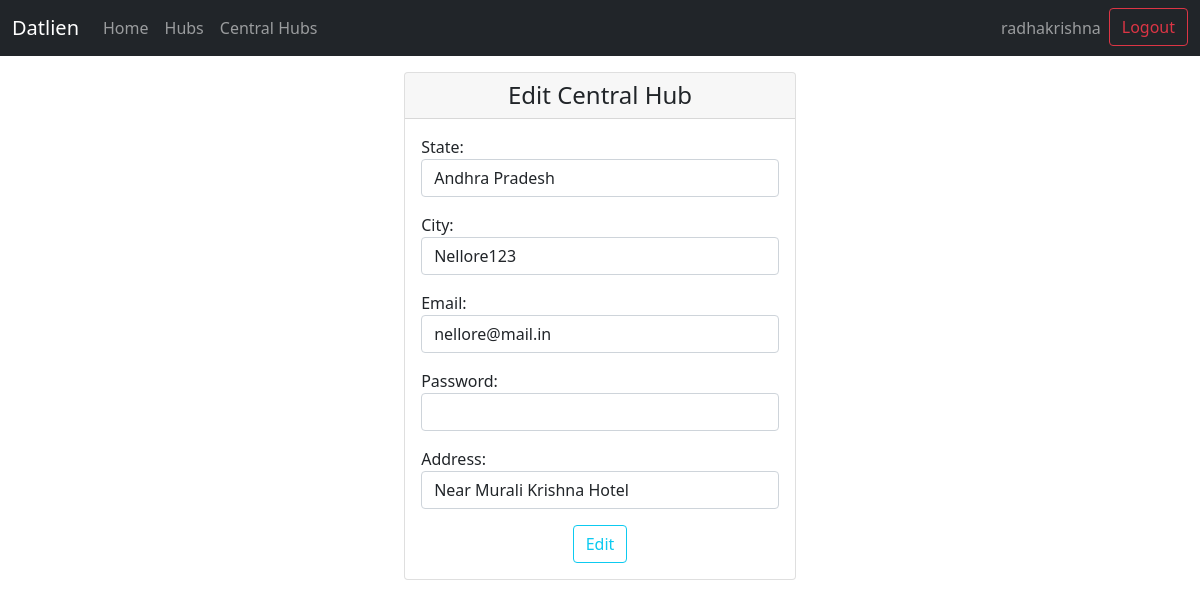
The page /datlien_admin/editCentralHub/nellore (signed in) on the database its author committed.
### datlien/models.py (models this page shows, shortened)
class CentralHub(models.Model):
    state = models.ForeignKey(State,on_delete=models.CASCADE,related_name='+')
    city = models.CharField(max_length=20)
    username = models.CharField(max_length=20)
    password = models.CharField(max_length=20)
    email = models.EmailField()
    address = models.CharField(max_length=100)
    date = models.DateTimeField(default=datetime.now, blank=True)

### datlien/views.py (the view)
# urls.py: path('editCentralHub/<str:username>', views.editCentralHub, name='editCentralHub'),
@login_required(login_url="login/")
def editCentralHub(request,username):
    if request.method == "POST":
        central_hub = CentralHub.objects.get(username=username)
        filledform = EditCentralHubForm(request.POST,instance=central_hub)
        if filledform.is_valid():
            u = User.objects.get(username=username)
            u.set_password(filledform.cleaned_data['password'])
            filledform.save()
            return redirect('home')
        else:
            form = EditCentralHubForm(instance=central_hub)
            username = request.user.get_username()
            superuser = request.user.is_superuser
            message = "Try Again"
            return render(request, "datlien/editCentralHub.html",{
                'form':form,
                'username':username,
                'message':message,
                'superuser':superuser
            })
    else:
        central_hub = CentralHub.objects.get(username=username)
        form = EditCentralHubForm(instance=central_hub)
        username=request.user.get_username()
        superuser = request.user.is_superuser
        return render(request,"datlien/editCentralHub.html",{
            'superuser':superuser,
            'form':form,
            'username':username,
        })

### datlien/forms.py
class EditCentralHubForm(forms.ModelForm):
    password=forms.CharField(widget=forms.PasswordInput)
    class Meta:
        model = CentralHub
        fields = ['state','city','email','password','address']

### datlien/models.py (called while the page is built)
    def __str__(self):
        return self.name

### datlien/templates/datlien/editCentralHub.html (shortened to what this page needs)
{% extends "datlien/layout.html" %}
{% block 'body' %}
{% load widget_tweaks %}
<div class="m-2">
    <div class="d-flex flex-column mt-3 mb-3">
        <div class="d-flex justify-content-sm-center">
            <div class="card text-dark col-md-auto">
                <h4 class="card-header d-flex justify-content-sm-center">
                    Edit Central Hub
                </h4>
                <div class="card-body d-flex flex-column justify-content-sm-center">
                    <div class="d-flex">
                        <form method="POST" novalidate>
                            {% for field in form %}
                            <div class="mb-3 row form-group {%if field.errors %}alert alert-danger{%endif%}">
                                {{ field.label_tag }}
                                <div>
                                    {% render_field field class="form-control" %}
                                </div>
                            </div>
                            {% endfor %}
                            <div class="text-center">
                                <button type="submit" class="btn btn-outline-info">Edit</button>
                            </div>
                        </form>
                    </div>
                </div>
            </div>
        </div>
    </div>
</div>
{% endblock %}

### datlien/templates/datlien/layout.html (shortened to what this page needs)
<!DOCTYPE html>
<html lang="en">
<head>
    <link rel="stylesheet" href="https://use.fontawesome.com/releases/v5.15.3/css/all.css">
    <link href="https://cdn.jsdelivr.net/npm/bootstrap@5.0.0-beta3/dist/css/bootstrap.min.css" rel="stylesheet">
</head>
<body>
    <nav class="navbar navbar-expand-lg navbar-dark bg-dark">
        <div class="container-fluid">
          <a class="navbar-brand" href="{% url 'home' %}">Datlien</a>
          <div class="collapse navbar-collapse" id="navbarSupportedContent">
            <ul class="navbar-nav me-auto mb-2 mb-lg-0">
              <li class="nav-item">
                <a class="nav-link" aria-current="page" href="{% url 'home' %}">Home</a>
              </li>
              {% if superuser %}
              <li class="nav-item">
                <a class="nav-link" href="{% url 'viewHubs' %}">Hubs</a>
              </li>
              <li class="nav-item">
                <a class="nav-link" href="{% url 'viewCentralHubs' %}">Central Hubs</a>
              </li>
              {% endif %}
            </ul>
            <div class="d-flex">
              <ul class="navbar-nav me-auto mb-2 mb-lg-0">
                {% if username %}
                  <li class="nav-item">
                    <a class="nav-link" href="">{{username}}</a>
                  </li>
                  <li class="nav-item">
                    <a class="btn btn-outline-danger" href="{% url 'logout' %}">Logout</a>
                  </li>
                {% else %}
                  <li class="nav-item">
                    <a class="btn btn-outline-danger" href="{% url 'home' %}">Login</a>
                  </li>
                {% endif %}
              </ul>
            </div>
          </div>
        </div>
    </nav>
    {% block 'body' %}
    {% endblock %}
</body>
</html>

### rows shown on the page
CentralHub: state "Andhra Pradesh" "Nellore123" "nellore@mail.in" "Near Murali Krishna Hotel"

### other values the page prints
{{ username }} "radhakrishna"
{{ field.label_tag }} "State:" "City:" "Email:" "Password:" "Address:"
